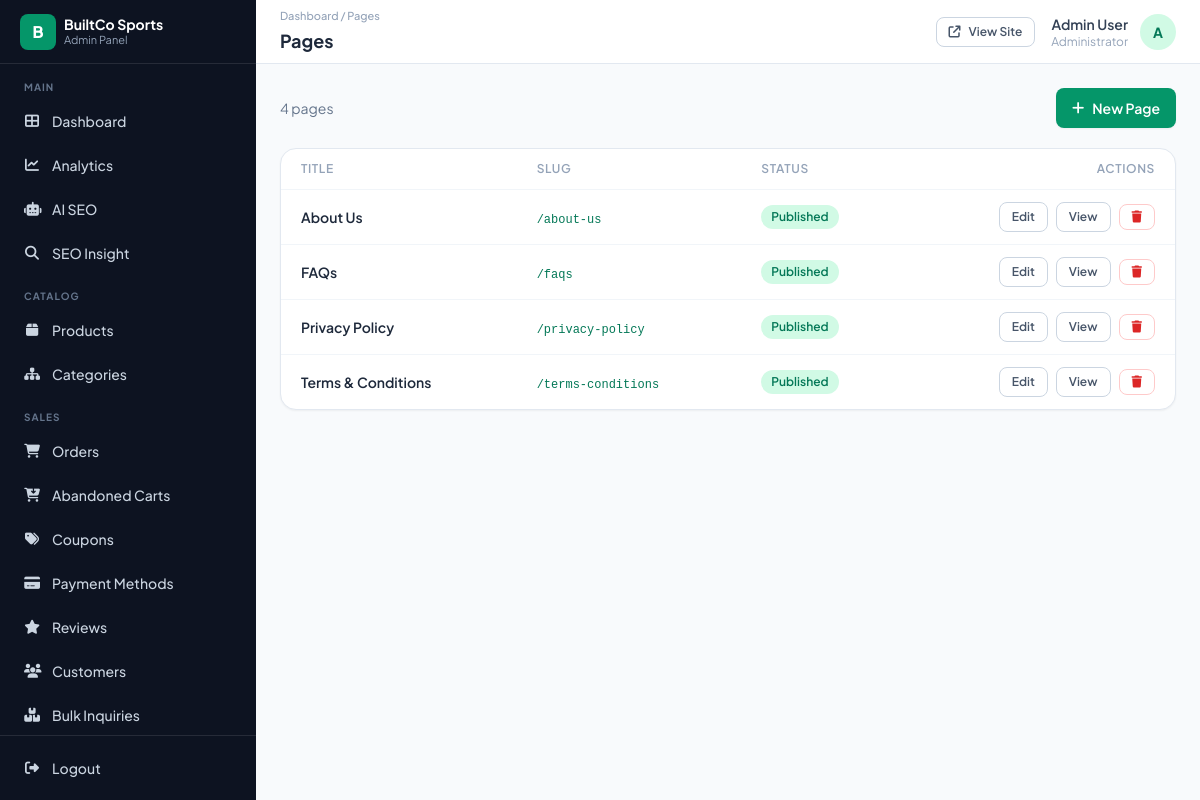
Screenshot of /admin/pages/pages.php (signed in) with the database file from the repository.
### tables this page shows
CREATE TABLE `pages` (
  `id` int(11) NOT NULL,
  `title` varchar(200) NOT NULL,
  `slug` varchar(200) NOT NULL,
  `content` longtext DEFAULT NULL,
  `banner_image` varchar(500) DEFAULT NULL,
  `banner_image_alt` varchar(255) DEFAULT NULL,
  `side_image` varchar(500) DEFAULT NULL,
  `side_image_alt` varchar(255) DEFAULT NULL,
  `meta_title` varchar(70) DEFAULT NULL,
  `meta_description` varchar(160) DEFAULT NULL,
  `status` enum('draft','published') NOT NULL DEFAULT 'draft',
  `created_at` timestamp NOT NULL DEFAULT current_timestamp(),
  `updated_at` timestamp NOT NULL DEFAULT current_timestamp() ON UPDATE current_timestamp()
);

### includes/config.php (called while the page is built, shortened)
<?php
class DB {
    private static $instance = null;
    private function __construct() {
        $this->conn = new mysqli(DB_HOST, DB_USER, DB_PASS, DB_NAME);
    }
    public static function getInstance() {
        if (self::$instance === null) self::$instance = new DB();
        return self::$instance->conn;
    }
}
function db() { return DB::getInstance(); }
function fetch_all($sql, $types = '', ...$params) {
    $result = db()->query($sql);
    return $result ? $result->fetch_all(MYSQLI_ASSOC) : [];
}
function h($v) {
    return htmlspecialchars((string)($v ?? ''), ENT_QUOTES, 'UTF-8');
}
function csrf_token() {
    return $_SESSION['csrf_token'];
}
    ob_start(); ?>

### admin/pages/pages.php (the view, shortened to what this page needs)
<?php
require_once __DIR__ . '/../../includes/config.php';
$pages = fetch_all("SELECT * FROM pages ORDER BY title ASC");
include __DIR__ . '/../includes/admin-header.php';
?>
<div class="flex items-center justify-between mb-5">
  <p class="text-slate-500 text-sm"><?= count($pages) ?> page<?= count($pages) !== 1 ? 's' : '' ?></p>
  <a href="page-edit.php" class="btn-primary"><i class="fa-solid fa-plus"></i> New Page</a>
</div>
<div class="card overflow-hidden">
  <div class="overflow-x-auto">
    <table class="w-full text-sm">
      <thead>
        <tr class="text-left text-xs uppercase tracking-wider text-slate-400 border-b border-slate-100">
          <th class="px-5 py-3 font-semibold">Title</th>
          <th class="px-5 py-3 font-semibold">Slug</th>
          <th class="px-5 py-3 font-semibold">Status</th>
          <th class="px-5 py-3 font-semibold text-right">Actions</th>
        </tr>
      </thead>
      <tbody class="divide-y divide-slate-100">
        <?php foreach ($pages as $p): ?>
        <tr class="hover:bg-slate-50/60">
          <td class="px-5 py-3 font-semibold text-slate-800"><?= h($p['title']) ?></td>
          <td class="px-5 py-3"><span class="text-brand-dark font-mono text-xs">/<?= h($p['slug']) ?></span></td>
          <td class="px-5 py-3">
            <a href="?action=toggle&id=<?= (int)$p['id'] ?>&csrf_token=<?= csrf_token() ?>" class="<?= $p['status'] === 'published' ? 'badge-active' : 'badge-inactive' ?>"><?= ucfirst($p['status']) ?></a>
          </td>
          <td class="px-5 py-3 text-right">
            <div class="inline-flex items-center gap-2">
              <a href="page-edit.php?id=<?= (int)$p['id'] ?>" class="btn-outline btn-sm">Edit</a>
              <a href="<?= SITE_URL ?>/<?= h($p['slug']) ?>" target="_blank" class="btn-outline btn-sm">View</a>
              <a href="?action=delete&id=<?= (int)$p['id'] ?>&csrf_token=<?= csrf_token() ?>" data-confirm="Delete this page?" class="btn-danger-outline btn-sm"><i class="fa-solid fa-trash"></i></a>
            </div>
          </td>
        </tr>
        <?php endforeach; ?>
      </tbody>
    </table>
  </div>
</div>
<?php include __DIR__ . '/../includes/admin-footer.php'; ?>

### rows the page displays
pages: title "About Us", slug "about-us", status "Published"
pages: title "FAQs", slug "faqs", status "Published"
pages: title "Privacy Policy", slug "privacy-policy", status "Published"
pages: title "Terms & Conditions", slug "terms-conditions", status "Published"

### other values shown
$group_label "MAIN"
$nav_item['label'] "Dashboard"
$nav_item['label'] "Analytics"
$nav_item['label'] "AI SEO"
$nav_item['label'] "SEO Insight"
$group_label "CATALOG"
$nav_item['label'] "Products"
$nav_item['label'] "Categories"
$group_label "SALES"
$nav_item['label'] "Orders"
$nav_item['label'] "Abandoned Carts"
$nav_item['label'] "Coupons"
$nav_item['label'] "Payment Methods"
$nav_item['label'] "Reviews"
$nav_item['label'] "Customers"
